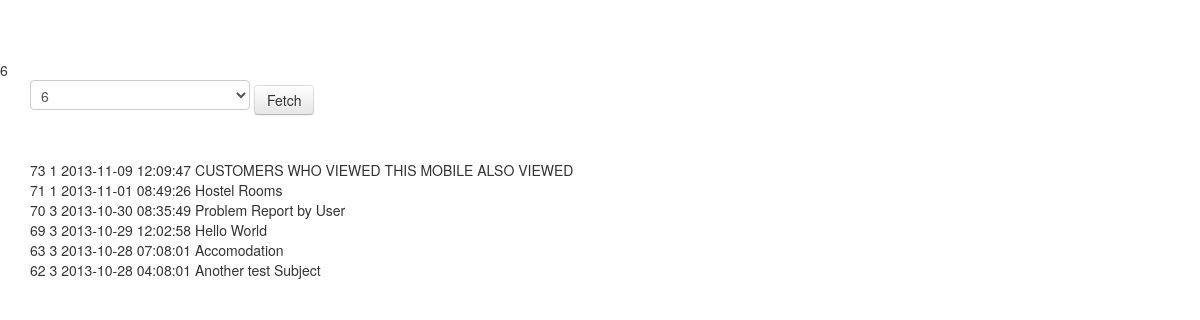
The app's page /page.php with its own data.
### tables this page shows
CREATE TABLE IF NOT EXISTS `posts` (
  `id` int(11) NOT NULL AUTO_INCREMENT,
  `userid` int(10) NOT NULL,
  `time` varchar(20) NOT NULL,
  `subject` varchar(100) NOT NULL,
  `dept` varchar(15) NOT NULL,
  `privacy` varchar(10) NOT NULL,
  `content` varchar(1500) NOT NULL,
  `spam` tinyint(1) NOT NULL DEFAULT '0',
  `comments` int(20) NOT NULL DEFAULT '0',
  `ratings` int(10) NOT NULL DEFAULT '0',
  PRIMARY KEY (`id`)
);

### page.php (the view, shortened to what this page needs)
<!DOCTYPE html>
<html>
    <head>
<link href="bootstrap/css/bootstrap.min.css" rel="stylesheet" media="screen">
        <link href="bootstrap/css/bootstrap-responsive.min.css" rel="stylesheet" media="screen">
        <link href="assets/styles.css" rel="stylesheet" media="screen">
    </head>
<body>
<?php
$query="select * from posts where privacy='0' order by time desc";
$result=mysql_query($query);
$total=mysql_num_rows($result);
$range=ceil($total/4);
echo($range);
$limit1=$range;
?>
<div class="span12">
<form  name="paging" method="GET" action="?">
 <select id="pages" name="pages">
        <option value=<?php echo $limit1; if(isset($_GET["pages"])&&($_GET["pages"]=="5"))echo "selected=\"selected\"";?>><?php echo $limit1;?></option>
 </select>
<button class="btn" type="submit">Fetch</button>
</form>
 <br/>
 <?php
 if (isset($_GET["pages"])) {
 	$pages=$_GET["pages"];
 }
 else
 {
 $pages=$limit1;
 }
 $showing=0;
while (($showing < $pages)&&($row=mysql_fetch_array($result)))
{
	$id=$row["id"];
	$userid=$row["userid"];
	$time=$row["time"];
	$subject=$row["subject"];
$showing++;
echo "$id $userid $time $subject <br/>";
}
?>
</div>
</body>
  </html>

### assets/styles.css (style rules this page uses)
body { padding-top: 60px; padding-bottom: 40px; }

### records on screen
posts: id "73", userid "1", time "2013-11-09 12:09:47", subject "CUSTOMERS WHO VIEWED THIS MOBILE ALSO VIEWED"
posts: id "71", userid "1", time "2013-11-01 08:49:26", subject "Hostel Rooms"
posts: id "70", userid "3", time "2013-10-30 08:35:49", subject "Problem Report by User"
posts: id "69", userid "3", time "2013-10-29 12:02:58", subject "Hello World"
posts: id "63", userid "3", time "2013-10-28 07:08:01", subject "Accomodation"
posts: id "62", userid "3", time "2013-10-28 04:08:01", subject "Another test Subject"

### other values on screen
$range "6"
form field pages "6"
